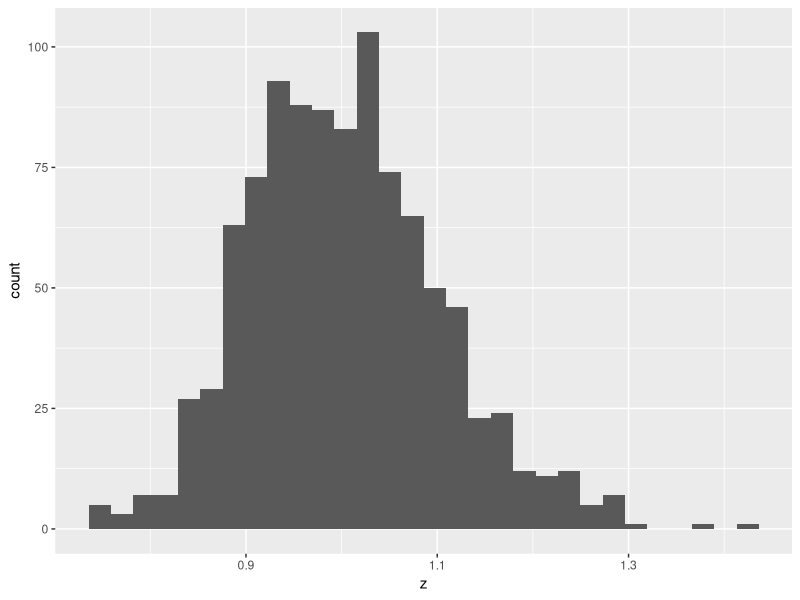
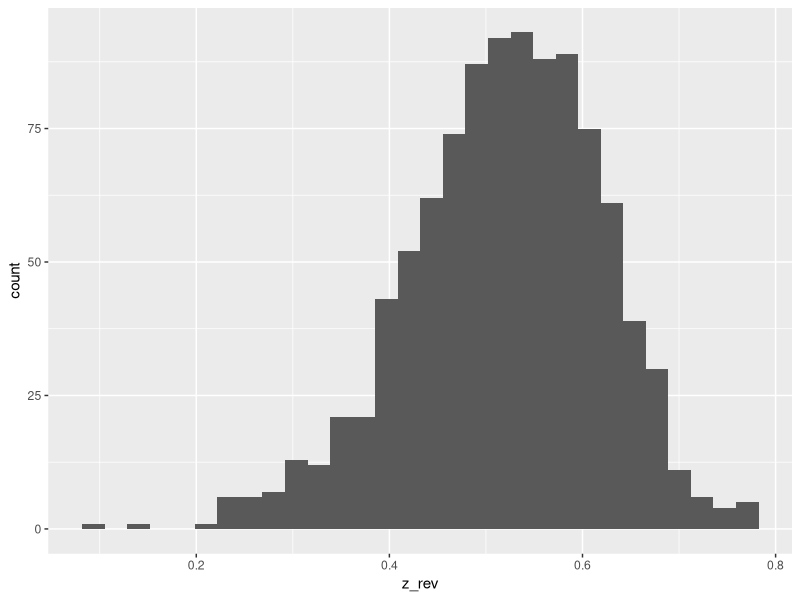
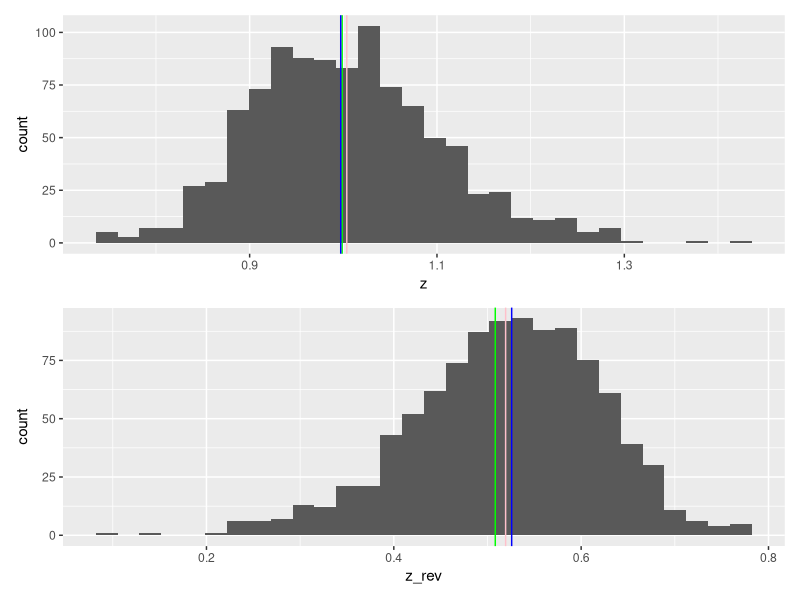

Generate these figures, in order, with R:
library(tidyverse)
# 7.3.1
# Q1 ----------------------------------------------------------------------


z <- exp(rnorm(n = 1000, mean = 0, sd = 0.1))
# art mean
mu_z <- mean(z)
# geom mean
g_z <- exp(mean(log(z)))

# median
z <- sort(z)
index <- (length(z) + 1) / 2
z[index]
med_z <- median(z)


# Q2 ----------------------------------------------------------------------
df_z <- tibble(z = z)
df_z %>%
  ggplot(aes(x = z)) +
           geom_histogram()


# Q3 Q4 ----------------------------------------------------------------------

g1 <- df_z %>%
  ggplot(aes(x = z)) +
  geom_histogram() +
  geom_vline(xintercept = mu_z,
             color = "pink") +
  geom_vline(xintercept = g_z,
             color = "green") +
  geom_vline(xintercept = med_z,
             color = "blue")

# Q5 -----------------------------------------------------------------------

## install.packages("patchwork")
z_rev <- -z + max(z) + 0.1
mu_zrev <- mean(z_rev)
g_zrev <- exp(mean(log(z_rev)))
med_zrev <- median(z_rev)

df_zrev <- tibble(z_rev = z_rev)
df_zrev %>%
  ggplot(aes(x = z_rev)) +
  geom_histogram()

g2 <- df_z %>%
  ggplot(aes(x = z_rev)) +
  geom_histogram() +
  geom_vline(xintercept = mu_zrev,
             color = "pink") +
  geom_vline(xintercept = g_zrev,
             color = "green") +
  geom_vline(xintercept = med_zrev,
             color = "blue")

library(patchwork)
g1 / g2

# 7.3.2

# Q1 ----------------------------------------------------------------------

w <- rnorm(100, mean = 10, sd = 1) #units g
head(w) # show first 10 elements in w

# gram to milligram
m <- 1000 * w # united mg

# Q2 ----------------------------------------------------------------------
# standard deviation
s2_w <- sum((w - mean(w))^2) / length(w)
s_w <- sqrt(s2_w)

s2_m <- sum((m - mean(m))^2) / length(m)
s_m <- sqrt(s2_m)

#MAD
mad_w <- median(abs(w - median(w)))
mad_m <- median(abs(m - median(m)))

# Q3 ----------------------------------------------------------------------

# CV (makes the data unitless)
cv_w <- s_w / mean(w) #numerator and denominator have same unit [g]
cv_m <- s_m / mean(m)

# MAD / median
madr_w <- mad_w / median(w)
madr_m <- mad_m / median(m)
